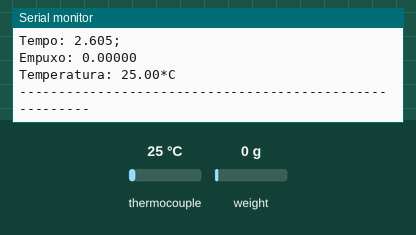
The sketch below on a simulated Arduino Uno, built with avr-gcc and run on an emulated ATmega328P. Parts: the last lines printed to the serial monitor. The inputs (shaded band) are chosen by the test bench; at power-on: thermocouple 25 °C, weight on the scale 0 g.

Above: at 3.2 s.
3.3 s: thermocouple set to 6 °C
At 3.8 s:
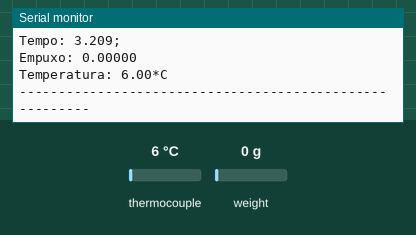
4.8 s: weight on the scale set to 100 g
At 5.6 s:
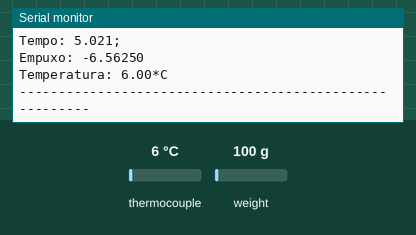
6.3 s: thermocouple set to 75 °C
At 6.8 s:
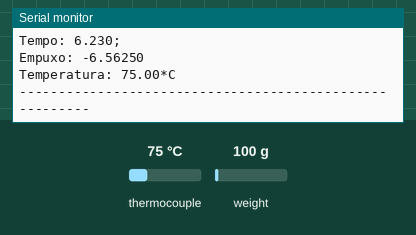
7.8 s: weight on the scale set to 1250 g
At 8.6 s:
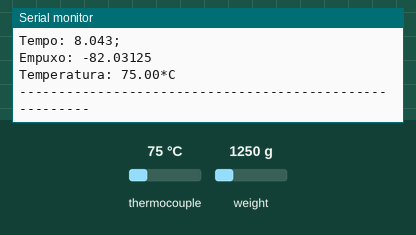
Timing chart, 0 to 10.3 s (numbered marks = the images above; inputs shaded):
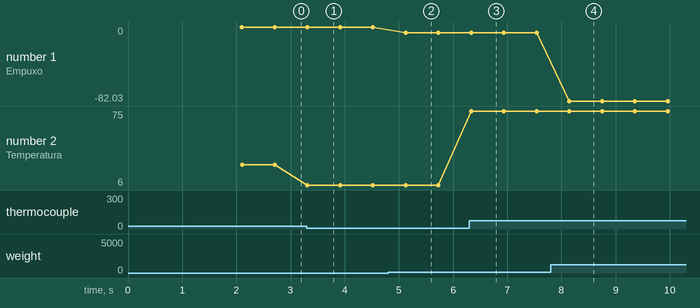

The sketch:

Base.ino
```cpp
// Software para bancada de teste estático
// Autor: Gil Pinheiro - 05/10/2019
// Modificações: Renan Larrieu - 10/02/2020
// Modificações: Gabriel Maximus - 10/11/2022 - Adição da função de temperatura com termopar
// Realiza leituras de empuxo e pressão na câmara
// a cada 50 ms
// frequência de captação inferior a 10Hz
#include <Wire.h>
#include <SPI.h>
#include <SD.h>
#include <Q2HX711.h>
//------------------------------------------------------------
const float calibrador = -1000;//Mudar aqui o número de calibração da célula de carga no 'calibrador'
//------------------------------------------------------------
const int  Tscan = 100; // Scan time in milisseconds
//const int  pressIn = A0;  // Pressure input
const byte hx711_data_pin = A1;
const byte hx711_clock_pin = A0;
//const byte hx711_data_pin = 2; //esses dois pinos, data e clock são programáveis para utilização do sensoriamento de pressão futuramente
//const byte hx711_clock_pin = 3;
const float span = 10; //constante relacionada com as propriedades mecânicas da célula de carga
const float k1 = (500/4)*5.0/1023.0; //usado para captação de pressão
const float k2 = (500/4)*0.5;  //usado para captação de pressão
long  cont=0;
float emp0=0,pre0=0;
float empuxo, pressure;

//--------------------------------------------------------------------
//Termopar
#include "max6675.h" //INCLUSÃO DE BIBLIOTECA

int ktcSO = 8; //PINO DIGITAL (SO)
int ktcCS = 9; //PINO DIGITAL (CS)
int ktcCLK = 10; //PINO DIGITAL (CLK / SCK)

MAX6675 ktc(ktcCLK, ktcCS, ktcSO); //CRIA UMA INSTÂNCIA UTILIZANDO OS PINOS (CLK, CS, SO)

Q2HX711 hx711(hx711_data_pin, hx711_clock_pin);

void setup() {
  Serial.begin(115200);
  int i;
  for(i=0; i<10;i++){
    emp0 += -hx711.read();
   // pre0 += k1*analogRead(pressIn)-k2;
    delay(100); //delay define a frequência de aquisição. se delay(x),x=100 então a frequência de aquisição foi definida para 10Hz, pois o período é de 100ms.
    //Para que a frequência de aquisição seja trocada para 80Hz nesse código, basta mudar o delay(x), isto é, x= 12.5ms
  }

  emp0 = emp0/i; //media das medidas de empuxo
//  pre0 = pre0/i; //media das medidas de pressao
}

void loop() {

  long miliseg = millis();
  float seg = (float)miliseg/1000.0;

  // Pressure sensor range 0 to 500 psig
  //pressure = 500*(5/4)*(5*analogRead(pressIn)/1023.0-0.5);
//  pressure = k1*analogRead(pressIn)-k2-pre0;
  //pressure = (500.0/4.0)*(5.0*analogRead(pressIn)/1023.0-0.5);
  empuxo = span*2*((-hx711.read()-emp0)/(128*(-calibrador)));//Aqui fica o parâmetro de calibração para obter os dados de kgf
  //Serial.print(cont++);
  //Serial.print(" ;");
  Serial.print("Tempo: ");
  Serial.print(seg,3); //printa o tempo, com 3 casas decimais
  Serial.println(";");
  Serial.print("Empuxo: ");
  Serial.print(empuxo,5); //(printa os dados, número de casas decimais), no monitor serial!
 //Serial.print("kg");
 // Serial.print(" ;");
//  Serial.print(pressure);
//Serial.print("psi");
  Serial.println();
  Serial.print("Temperatura: "); //IMPRIME O TEXTO NO MONITOR SERIAL
  Serial.print(ktc.readCelsius()); //IMPRIME NO MONITOR SERIAL A TEMPERATURA MEDIDA
  Serial.println("*C"); //IMPRIME O TEXTO NO MONITOR SERIAL
  Serial.println("--------------------------------------------------------");
  delay(500); //INTERVALO DE 500 MILISSEGUNDOS
}


  /*if(dataFile){

      dataFile.print(seg,3); //printa o tempo, com 3 casas decimais
      //dataFile.print(seg);
      dataFile.print(";");
      dataFile.print(empuxo,5); //(printa os dados, número de casas decimais)
      dataFile.print('\n'); //pula linha
      dataFile.close();
      }

      delay(Tscan);

      }
*/
```

Measured:
- after the input at 3.3 s, the serial monitor: prints a new line at once (image 1)
- after the input at 4.8 s, the serial monitor: prints a new line after 0.32 s (image 2)
- after the input at 6.3 s, the serial monitor: prints a new line at once (image 3)
- after the input at 7.8 s, the serial monitor: prints a new line after 0.35 s (image 4)
- plotted number 1: 0 → -6.56 after the input at 4.8 s, -6.56 → -82.03 after the input at 7.8 s
- plotted number 2: 25 → 6 after the input at 3.3 s, 6 → 75 after the input at 6.3 s
